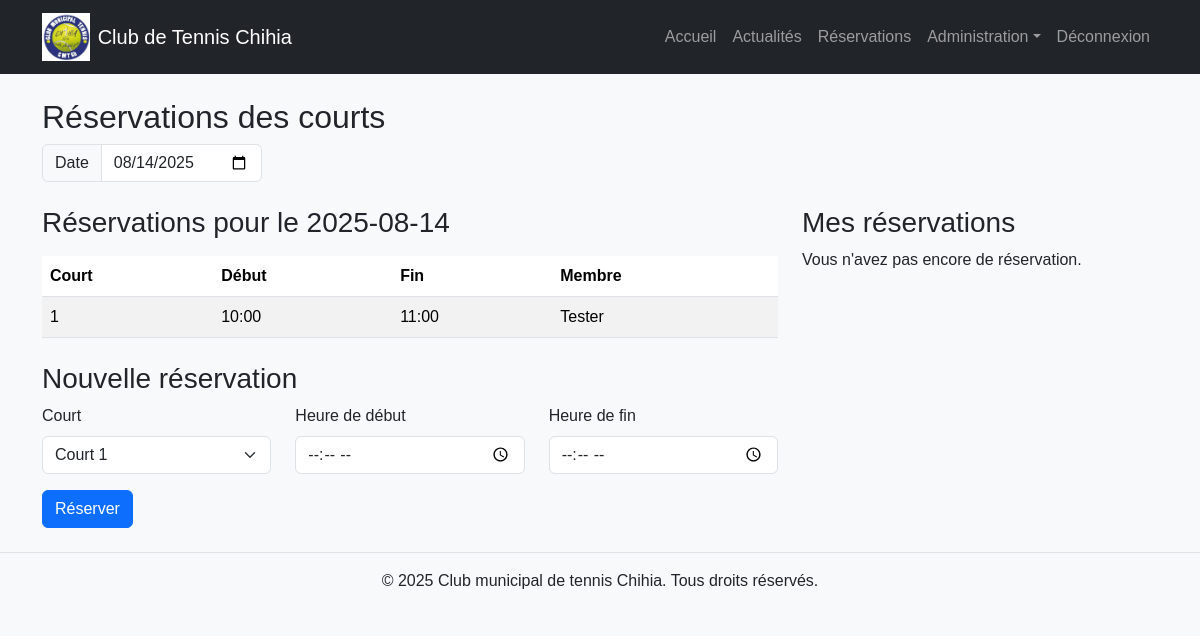
The app's page /reservations (signed in) with its own data.
### tables this page shows
CREATE TABLE reservations (
            id INTEGER PRIMARY KEY AUTOINCREMENT,
            user_id INTEGER NOT NULL,
            court_number INTEGER NOT NULL,
            date TEXT NOT NULL,
            start_time TEXT NOT NULL,
            end_time TEXT NOT NULL,
            FOREIGN KEY(user_id) REFERENCES users(id)
        );

CREATE TABLE users (
            id INTEGER PRIMARY KEY AUTOINCREMENT,
            username TEXT UNIQUE NOT NULL,
            password_hash TEXT NOT NULL,
            full_name TEXT,
            email TEXT,
            phone TEXT,
            is_admin INTEGER DEFAULT 0,
            validated INTEGER DEFAULT 0
        , is_trainer INTEGER DEFAULT 0);

### app.py (the view)
@app.get("/reservations", response_class=HTMLResponse)
async def reservations_page(request: Request) -> HTMLResponse:
    user = get_current_user(request)
    if not user:
        return RedirectResponse(url="/connexion", status_code=303)
    if not user["validated"]:
        return templates.TemplateResponse(
            "not_validated.html",
            {"request": request, "message": "Votre inscription doit être validée pour accéder aux réservations."},
        )
    today_str = date.today().isoformat()
    selected_date = request.query_params.get("date", today_str)
    conn = get_db_connection()
    cur = conn.cursor()
    cur.execute(
        "SELECT r.*, u.full_name AS user_full_name FROM reservations r JOIN users u ON r.user_id = u.id "
        "WHERE date = ? ORDER BY start_time",
        (selected_date,),
    )
    reservations = cur.fetchall()
    cur.execute(
        "SELECT * FROM reservations WHERE user_id = ? ORDER BY date, start_time",
        (user["id"],),
    )
    user_reservations = cur.fetchall()
    conn.close()
    return templates.TemplateResponse(
        "reservations.html",
        {
            "request": request,
            "user": user,
            "is_admin": bool(user["is_admin"]),
            "reservations": reservations,
            "user_reservations": user_reservations,
            "selected_date": selected_date,
        },
    )

### templates/reservations.html (shortened to what this page needs)
{% extends 'layout.html' %}
{% block content %}
<h2>Réservations des courts</h2>
<form method="get" class="mb-4">
    <div class="input-group reservations-select-date">
        <span class="input-group-text">Date</span>
        <input type="date" class="form-control" name="date" value="{{ selected_date }}" onchange="this.form.submit()">
    </div>
</form>
<div class="row">
    <div class="col-md-8">
        <h3 class="mb-3">Réservations pour le {{ selected_date }}</h3>
        {% if reservations %}
        <table class="table table-striped reservation-table">
            <thead>
            <tr>
                <th scope="col">Court</th>
                <th scope="col">Début</th>
                <th scope="col">Fin</th>
                <th scope="col">Membre</th>
            </tr>
            </thead>
            <tbody>
            {% for r in reservations %}
                <tr>
                    <td>{{ r.court_number }}</td>
                    <td class="time-slot">{{ r.start_time }}</td>
                    <td class="time-slot">{{ r.end_time }}</td>
                    <td>{{ r.user_full_name }}</td>
                </tr>
            {% endfor %}
            </tbody>
        </table>
        {% else %}
            <p>Aucune réservation pour cette date.</p>
        {% endif %}
        <h3 class="mt-4">Nouvelle réservation</h3>
        <form method="post">
            <div class="row mb-3">
                <div class="col-md-4">
                    <label for="court_number" class="form-label">Court</label>
                    <select class="form-select" id="court_number" name="court_number" required>
                        <option value="1">Court 1</option>
                    </select>
                </div>
                <div class="col-md-4">
                    <label for="start_time" class="form-label">Heure de début</label>
                    <input type="time" class="form-control" id="start_time" name="start_time" step="1800" required>
                </div>
                <div class="col-md-4">
                    <label for="end_time" class="form-label">Heure de fin</label>
                    <input type="time" class="form-control" id="end_time" name="end_time" step="1800" required>
                </div>
            </div>
            <button type="submit" class="btn btn-primary">Réserver</button>
        </form>
    </div>
    <div class="col-md-4">
        <h3>Mes réservations</h3>
        {% if user_reservations %}
        <table class="table table-bordered table-sm">
            <thead>
            <tr>
                <th scope="col">Date</th>
                <th scope="col">Court</th>
                <th scope="col">Début</th>
                <th scope="col">Fin</th>
            </tr>
            </thead>
            <tbody>
            {% for r in user_reservations %}
                <tr>
                    <td>{{ r.date }}</td>
                    <td>{{ r.court_number }}</td>
                    <td class="time-slot">{{ r.start_time }}</td>
                    <td class="time-slot">{{ r.end_time }}</td>
                </tr>
            {% endfor %}
            </tbody>
        </table>
        {% else %}
            <p>Vous n'avez pas encore de réservation.</p>
        {% endif %}
    </div>
</div>
{% endblock %}

### static/css/style.css (style rules this page uses)
body { font-family: 'Arial', sans-serif; background-color: #f7f9fb; }
.reservation-table th, .reservation-table td { vertical-align: middle; }
.reservation-table td.time-slot { white-space: nowrap; }
.reservations-select-date { max-width: 220px; }

### records on screen
reservations: court_number "1", start_time "10:00", end_time "11:00", user_full_name "Tester"

### other values on screen
{{ selected_date }} "2025-08-14"
